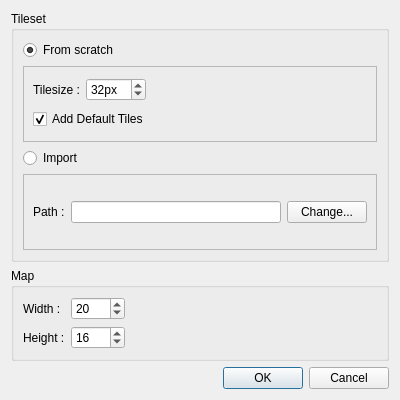
<?xml version="1.0" encoding="UTF-8"?>
<ui version="4.0">
 <class>NewMapDialog</class>
 <widget class="QDialog" name="NewMapDialog">
  <property name="geometry">
   <rect>
    <x>0</x>
    <y>0</y>
    <width>400</width>
    <height>400</height>
   </rect>
  </property>
  <property name="windowTitle">
   <string>Dialog</string>
  </property>
  <layout class="QVBoxLayout" name="verticalLayout" stretch="1,0,0">
   <item>
    <widget class="QGroupBox" name="tilesetGroupBox">
     <property name="title">
      <string>Tileset</string>
     </property>
     <layout class="QVBoxLayout" name="verticalLayout_2">
      <item>
       <widget class="QRadioButton" name="fromScratchRadioButton">
        <property name="text">
         <string>From scratch</string>
        </property>
        <property name="checked">
         <bool>true</bool>
        </property>
       </widget>
      </item>
      <item>
       <widget class="QFrame" name="frame">
        <property name="frameShape">
         <enum>QFrame::Shape::StyledPanel</enum>
        </property>
        <property name="frameShadow">
         <enum>QFrame::Shadow::Raised</enum>
        </property>
        <layout class="QVBoxLayout" name="verticalLayout_3">
         <item>
          <layout class="QHBoxLayout" name="horizontalLayout_2">
           <item>
            <widget class="QLabel" name="tilesizeLabel">
             <property name="text">
              <string>Tilesize :</string>
             </property>
            </widget>
           </item>
           <item>
            <widget class="QSpinBox" name="tilesizeSpinBox">
             <property name="suffix">
              <string>px</string>
             </property>
             <property name="minimum">
              <number>4</number>
             </property>
             <property name="maximum">
              <number>256</number>
             </property>
             <property name="value">
              <number>32</number>
             </property>
            </widget>
           </item>
           <item>
            <spacer name="horizontalSpacer_2">
             <property name="orientation">
              <enum>Qt::Orientation::Horizontal</enum>
             </property>
             <property name="sizeHint" stdset="0">
              <size>
               <width>40</width>
               <height>20</height>
              </size>
             </property>
            </spacer>
           </item>
          </layout>
         </item>
         <item>
          <layout class="QHBoxLayout" name="horizontalLayout_4">
           <item>
            <widget class="QCheckBox" name="addDefaultTilesCheckBox">
             <property name="text">
              <string>Add Default Tiles</string>
             </property>
             <property name="checked">
              <bool>true</bool>
             </property>
            </widget>
           </item>
           <item>
            <spacer name="horizontalSpacer_3">
             <property name="orientation">
              <enum>Qt::Orientation::Horizontal</enum>
             </property>
             <property name="sizeHint" stdset="0">
              <size>
               <width>40</width>
               <height>20</height>
              </size>
             </property>
            </spacer>
           </item>
          </layout>
         </item>
        </layout>
       </widget>
      </item>
      <item>
       <widget class="QRadioButton" name="importRadioButton">
        <property name="text">
         <string>Import</string>
        </property>
       </widget>
      </item>
      <item>
       <widget class="QFrame" name="frame_2">
        <property name="frameShape">
         <enum>QFrame::Shape::StyledPanel</enum>
        </property>
        <property name="frameShadow">
         <enum>QFrame::Shadow::Raised</enum>
        </property>
        <layout class="QHBoxLayout" name="horizontalLayout_5">
         <item>
          <widget class="QLabel" name="pathLabel">
           <property name="text">
            <string>Path :</string>
           </property>
          </widget>
         </item>
         <item>
          <widget class="QLineEdit" name="pathLineEdit">
           <property name="readOnly">
            <bool>true</bool>
           </property>
          </widget>
         </item>
         <item>
          <widget class="QPushButton" name="pathPushButton">
           <property name="text">
            <string>Change...</string>
           </property>
          </widget>
         </item>
        </layout>
       </widget>
      </item>
     </layout>
    </widget>
   </item>
   <item>
    <widget class="QGroupBox" name="mapGroupBox">
     <property name="title">
      <string>Map</string>
     </property>
     <layout class="QHBoxLayout" name="horizontalLayout">
      <item>
       <layout class="QFormLayout" name="formLayout">
        <item row="0" column="0">
         <widget class="QLabel" name="widthLabel">
          <property name="text">
           <string>Width :</string>
          </property>
         </widget>
        </item>
        <item row="0" column="1">
         <widget class="QSpinBox" name="widthSpinBox">
          <property name="minimum">
           <number>1</number>
          </property>
          <property name="maximum">
           <number>4096</number>
          </property>
          <property name="value">
           <number>20</number>
          </property>
         </widget>
        </item>
        <item row="1" column="0">
         <widget class="QLabel" name="heightLabel">
          <property name="text">
           <string>Height :</string>
          </property>
         </widget>
        </item>
        <item row="1" column="1">
         <widget class="QSpinBox" name="heightSpinBox">
          <property name="minimum">
           <number>1</number>
          </property>
          <property name="maximum">
           <number>4096</number>
          </property>
          <property name="value">
           <number>16</number>
          </property>
         </widget>
        </item>
       </layout>
      </item>
      <item>
       <spacer name="horizontalSpacer">
        <property name="orientation">
         <enum>Qt::Orientation::Horizontal</enum>
        </property>
        <property name="sizeHint" stdset="0">
         <size>
          <width>236</width>
          <height>20</height>
         </size>
        </property>
       </spacer>
      </item>
     </layout>
    </widget>
   </item>
   <item>
    <widget class="QDialogButtonBox" name="buttonBox">
     <property name="orientation">
      <enum>Qt::Orientation::Horizontal</enum>
     </property>
     <property name="standardButtons">
      <set>QDialogButtonBox::StandardButton::Cancel|QDialogButtonBox::StandardButton::Ok</set>
     </property>
    </widget>
   </item>
  </layout>
 </widget>
 <resources/>
 <connections>
  <connection>
   <sender>fromScratchRadioButton</sender>
   <signal>toggled(bool)</signal>
   <receiver>NewMapDialog</receiver>
   <slot>enableFromScratch(bool)</slot>
   <hints>
    <hint type="sourcelabel">
     <x>34</x>
     <y>52</y>
    </hint>
    <hint type="destinationlabel">
     <x>2</x>
     <y>52</y>
    </hint>
   </hints>
  </connection>
  <connection>
   <sender>importRadioButton</sender>
   <signal>toggled(bool)</signal>
   <receiver>NewMapDialog</receiver>
   <slot>enableImportTileset(bool)</slot>
   <hints>
    <hint type="sourcelabel">
     <x>49</x>
     <y>169</y>
    </hint>
    <hint type="destinationlabel">
     <x>4</x>
     <y>168</y>
    </hint>
   </hints>
  </connection>
  <connection>
   <sender>buttonBox</sender>
   <signal>accepted()</signal>
   <receiver>NewMapDialog</receiver>
   <slot>onAccept()</slot>
   <hints>
    <hint type="sourcelabel">
     <x>263</x>
     <y>377</y>
    </hint>
    <hint type="destinationlabel">
     <x>264</x>
     <y>403</y>
    </hint>
   </hints>
  </connection>
  <connection>
   <sender>buttonBox</sender>
   <signal>rejected()</signal>
   <receiver>NewMapDialog</receiver>
   <slot>reject()</slot>
   <hints>
    <hint type="sourcelabel">
     <x>358</x>
     <y>377</y>
    </hint>
    <hint type="destinationlabel">
     <x>357</x>
     <y>398</y>
    </hint>
   </hints>
  </connection>
 </connections>
 <slots>
  <slot>enableFromScratch(bool)</slot>
  <slot>enableImportTileset(bool)</slot>
  <slot>onAccept()</slot>
 </slots>
</ui>
